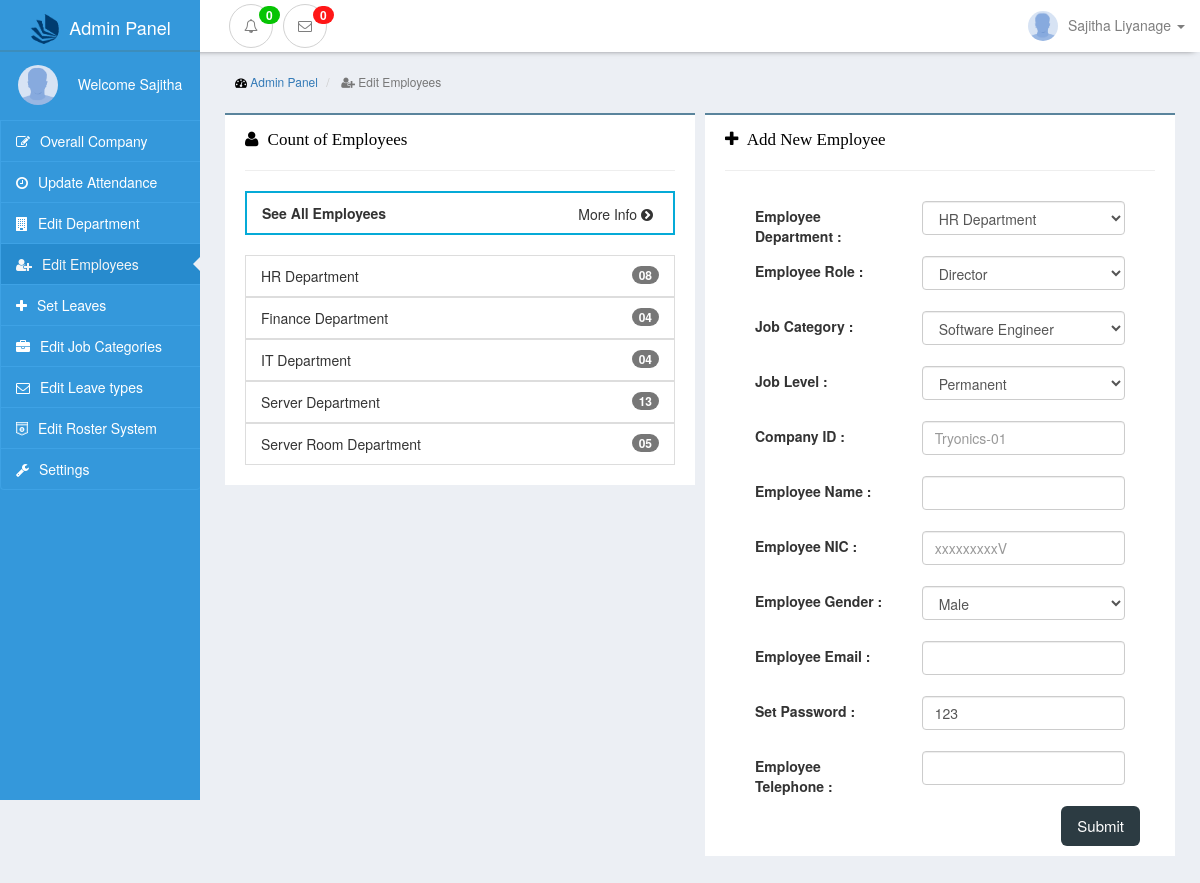
The app's page /view/admin/employee.php (signed in), older data.
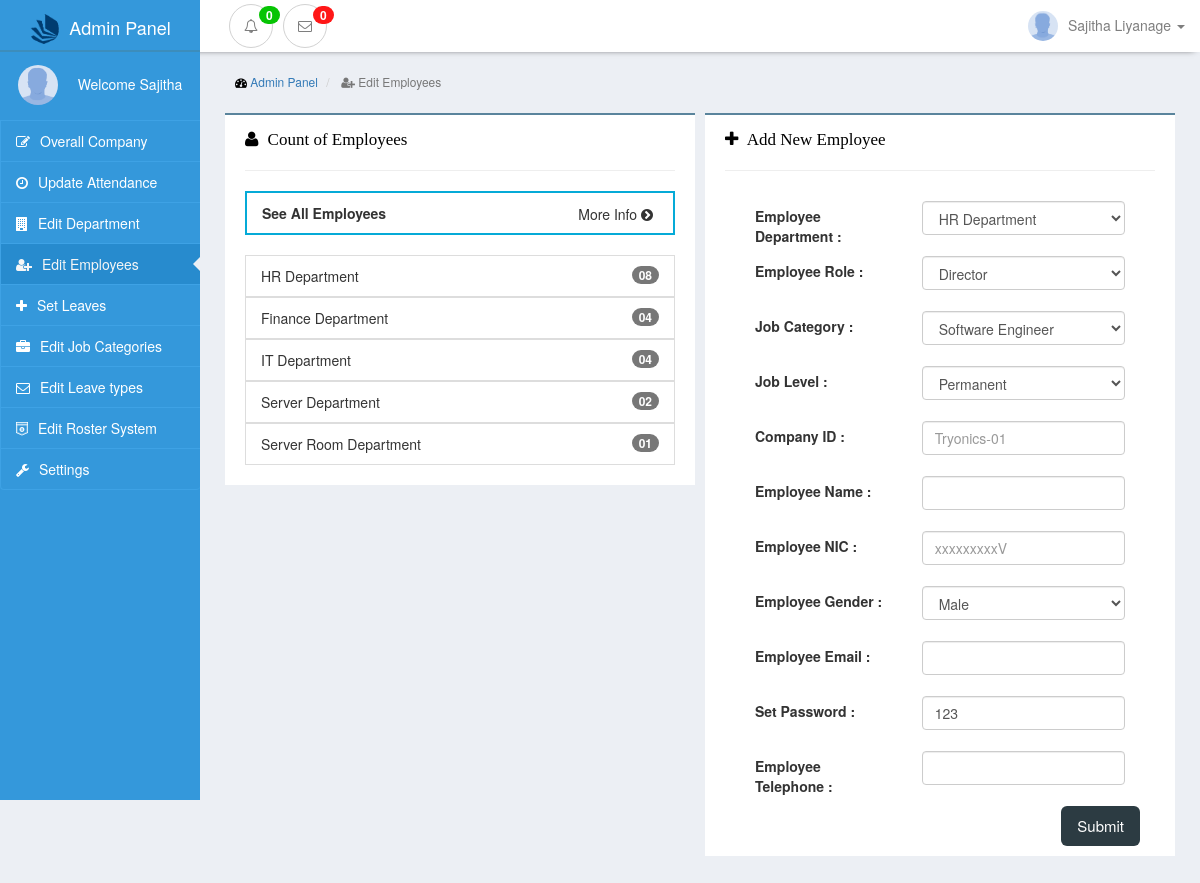
The same page, newer data.
### tables this page shows
CREATE TABLE `department` (
  `dept_id` int(11) NOT NULL AUTO_INCREMENT,
  `dept_name` varchar(50) NOT NULL,
  `no_of_emp` int(11) NOT NULL,
  `dept_color` varchar(50) NOT NULL,
  `roster_status` varchar(20) NOT NULL,
  `currentStatus` varchar(50) NOT NULL,
  PRIMARY KEY (`dept_id`)
);

### view/admin/employee.php (the view, shortened to what the changed rows need)
<?php
$pdo = connect();
?>
 <!DOCTYPE html>
<html lang="en">
<head>
    <link href="css/bootstrap.min.css" rel="stylesheet">
    <link href="css/interface-leftmenu.css" rel="stylesheet">
    <link href="css/adminpanel-interface.css" rel="stylesheet">
    <link href="css/navbar-style.css" rel="stylesheet">
    <link href="css/font-awesome.min.css" rel="stylesheet">
  </head>
  <body style=" background-color: #eceff4 !important;">
    <div class="container-fluid ">
      <div class="row ">
        <div class="col-sm-10 col-xs-12 admin-background  col-sm-push-2">
            <div class="row padding-row">
                <div class="col-sm-6 col-xs-12 padding-box">
                    <div class="row">
                        <div class="col-xs-12 nortification-box-top">
                            <ul class="list-group" >
                                <?php
                                    $sql="SELECT * FROM department WHERE currentStatus=:log";
                                    $query = $pdo->prepare($sql);
                                    $query->execute(array('log'=>"approved"));
                                    $result = $query->fetchAll();
                                    foreach($result as $rs){
                                        echo "  <a href='index_department_employee.php?id=".$rs['dept_id']."'>
                                                    <li class=\"list-group-item\"  style='border-radius:0 !important; color:#333; '>
                                                    <span class=\"badge\">";if($rs['no_of_emp']<10){echo "0".$rs['no_of_emp'];}else{echo $rs['no_of_emp'];} echo"</span>
                                                        ".$rs['dept_name']."
                                                    </li>
                                                </a>";
                                    }
                                ?>
                            </ul>
                        </div>
                    </div>
                </div>
            </div>
         </div>
      </div>
    </div>
</body>
</html>

Row changes from the older to the newer data that the page shows:
changed department "Server Department": no_of_emp "13" → "2"
changed department "Server Room Department": no_of_emp "5" → "1"
